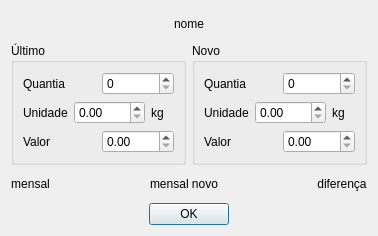
<?xml version="1.0" encoding="UTF-8"?>
<ui version="4.0">
 <class>Dialog</class>
 <widget class="QDialog" name="Dialog">
  <property name="geometry">
   <rect>
    <x>0</x>
    <y>0</y>
    <width>378</width>
    <height>236</height>
   </rect>
  </property>
  <property name="windowTitle">
   <string>Item</string>
  </property>
  <layout class="QVBoxLayout" name="verticalLayout_3">
   <item>
    <widget class="QLabel" name="label">
     <property name="text">
      <string>nome</string>
     </property>
     <property name="alignment">
      <set>Qt::AlignCenter</set>
     </property>
    </widget>
   </item>
   <item>
    <layout class="QHBoxLayout" name="horizontalLayout_7">
     <item>
      <widget class="QGroupBox" name="groupBox">
       <property name="title">
        <string>Último</string>
       </property>
       <layout class="QVBoxLayout" name="verticalLayout">
        <item>
         <layout class="QHBoxLayout" name="horizontalLayout_3">
          <item>
           <widget class="QLabel" name="quantiaLabel">
            <property name="text">
             <string>Quantia</string>
            </property>
           </widget>
          </item>
          <item>
           <widget class="QSpinBox" name="quantiaSpinBox">
            <property name="maximum">
             <number>999</number>
            </property>
           </widget>
          </item>
         </layout>
        </item>
        <item>
         <layout class="QHBoxLayout" name="horizontalLayout_2">
          <item>
           <widget class="QLabel" name="unidadeLabel">
            <property name="text">
             <string>Unidade</string>
            </property>
           </widget>
          </item>
          <item>
           <widget class="QDoubleSpinBox" name="unidadeDoubleSpinBox">
            <property name="maximum">
             <double>9999.989999999999782</double>
            </property>
           </widget>
          </item>
          <item>
           <widget class="QLabel" name="label_5">
            <property name="text">
             <string>kg</string>
            </property>
           </widget>
          </item>
         </layout>
        </item>
        <item>
         <layout class="QHBoxLayout" name="horizontalLayout">
          <item>
           <widget class="QLabel" name="valorLabel">
            <property name="text">
             <string>Valor</string>
            </property>
           </widget>
          </item>
          <item>
           <widget class="QDoubleSpinBox" name="valorDoubleSpinBox">
            <property name="maximum">
             <double>999.990000000000009</double>
            </property>
           </widget>
          </item>
         </layout>
        </item>
       </layout>
      </widget>
     </item>
     <item>
      <widget class="QGroupBox" name="groupBox_2">
       <property name="title">
        <string>Novo</string>
       </property>
       <layout class="QVBoxLayout" name="verticalLayout_2">
        <item>
         <layout class="QHBoxLayout" name="horizontalLayout_4">
          <item>
           <widget class="QLabel" name="quantiaLabel_2">
            <property name="text">
             <string>Quantia</string>
            </property>
           </widget>
          </item>
          <item>
           <widget class="QSpinBox" name="quantiaNovoSpinBox">
            <property name="maximum">
             <number>999</number>
            </property>
           </widget>
          </item>
         </layout>
        </item>
        <item>
         <layout class="QHBoxLayout" name="horizontalLayout_5">
          <item>
           <widget class="QLabel" name="unidadeLabel_2">
            <property name="text">
             <string>Unidade</string>
            </property>
           </widget>
          </item>
          <item>
           <widget class="QDoubleSpinBox" name="unidadeNovoDoubleSpinBox">
            <property name="maximum">
             <double>9999.989999999999782</double>
            </property>
           </widget>
          </item>
          <item>
           <widget class="QLabel" name="label_6">
            <property name="text">
             <string>kg</string>
            </property>
           </widget>
          </item>
         </layout>
        </item>
        <item>
         <layout class="QHBoxLayout" name="horizontalLayout_6">
          <item>
           <widget class="QLabel" name="valorLabel_2">
            <property name="text">
             <string>Valor</string>
            </property>
           </widget>
          </item>
          <item>
           <widget class="QDoubleSpinBox" name="valorNovoDoubleSpinBox">
            <property name="maximum">
             <double>999.990000000000009</double>
            </property>
           </widget>
          </item>
         </layout>
        </item>
       </layout>
      </widget>
     </item>
    </layout>
   </item>
   <item>
    <layout class="QHBoxLayout" name="horizontalLayout_8">
     <item>
      <widget class="QLabel" name="labelMensalVelho">
       <property name="text">
        <string>mensal</string>
       </property>
       <property name="alignment">
        <set>Qt::AlignCenter</set>
       </property>
      </widget>
     </item>
     <item>
      <spacer name="horizontalSpacer">
       <property name="orientation">
        <enum>Qt::Horizontal</enum>
       </property>
       <property name="sizeHint" stdset="0">
        <size>
         <width>40</width>
         <height>20</height>
        </size>
       </property>
      </spacer>
     </item>
     <item>
      <widget class="QLabel" name="labelMensalNovo">
       <property name="text">
        <string>mensal novo</string>
       </property>
       <property name="alignment">
        <set>Qt::AlignCenter</set>
       </property>
      </widget>
     </item>
     <item>
      <spacer name="horizontalSpacer_2">
       <property name="orientation">
        <enum>Qt::Horizontal</enum>
       </property>
       <property name="sizeHint" stdset="0">
        <size>
         <width>40</width>
         <height>20</height>
        </size>
       </property>
      </spacer>
     </item>
     <item>
      <widget class="QLabel" name="labelDiferenca">
       <property name="text">
        <string>diferença</string>
       </property>
       <property name="alignment">
        <set>Qt::AlignCenter</set>
       </property>
      </widget>
     </item>
    </layout>
   </item>
   <item>
    <widget class="QDialogButtonBox" name="buttonBox">
     <property name="standardButtons">
      <set>QDialogButtonBox::Ok</set>
     </property>
     <property name="centerButtons">
      <bool>true</bool>
     </property>
    </widget>
   </item>
  </layout>
 </widget>
 <resources/>
 <connections/>
</ui>
